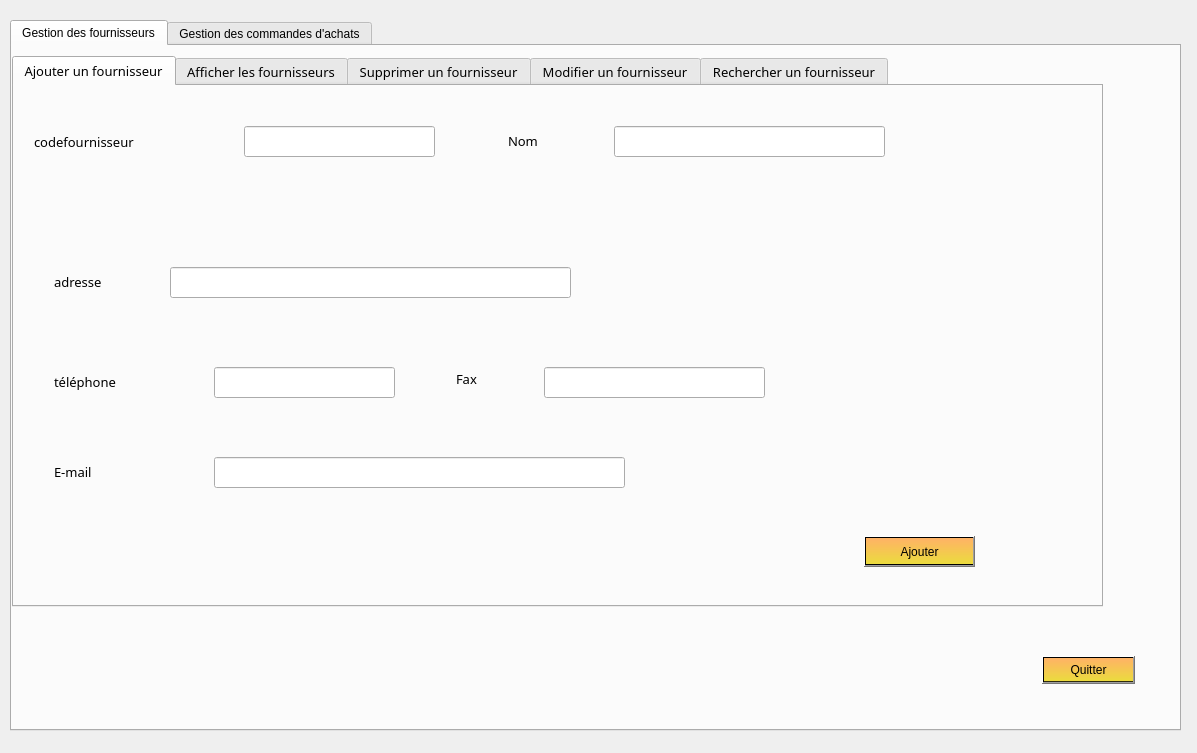
<?xml version="1.0" encoding="UTF-8"?>
<ui version="4.0">
 <class>GestionFournisseurCmd</class>
 <widget class="QWidget" name="GestionFournisseurCmd">
  <property name="geometry">
   <rect>
    <x>0</x>
    <y>0</y>
    <width>1197</width>
    <height>753</height>
   </rect>
  </property>
  <property name="windowTitle">
   <string>Form</string>
  </property>
  <widget class="QTabWidget" name="tabWidget_2">
   <property name="geometry">
    <rect>
     <x>10</x>
     <y>20</y>
     <width>1171</width>
     <height>711</height>
    </rect>
   </property>
   <property name="styleSheet">
    <string notr="true">font: 10pt &quot;MV Boli&quot;;</string>
   </property>
   <property name="currentIndex">
    <number>0</number>
   </property>
   <widget class="QWidget" name="tab_4">
    <attribute name="title">
     <string>Gestion des fournisseurs</string>
    </attribute>
    <widget class="QTabWidget" name="tabWidget">
     <property name="geometry">
      <rect>
       <x>0</x>
       <y>10</y>
       <width>1091</width>
       <height>551</height>
      </rect>
     </property>
     <property name="font">
      <font>
       <family>MV Boli</family>
       <pointsize>10</pointsize>
       <weight>50</weight>
       <italic>false</italic>
       <bold>false</bold>
      </font>
     </property>
     <property name="styleSheet">
      <string notr="true">font: 10pt &quot;MV Boli&quot;;</string>
     </property>
     <property name="currentIndex">
      <number>0</number>
     </property>
     <widget class="QWidget" name="tab">
      <attribute name="title">
       <string>Ajouter un fournisseur</string>
      </attribute>
      <widget class="QLabel" name="label_codefourn_ajout_2">
       <property name="geometry">
        <rect>
         <x>20</x>
         <y>30</y>
         <width>201</width>
         <height>51</height>
        </rect>
       </property>
       <property name="styleSheet">
        <string notr="true">font: 16pt &quot;MV Boli&quot;;</string>
       </property>
       <property name="text">
        <string>codefournisseur</string>
       </property>
      </widget>
      <widget class="QLabel" name="label_nomfourn_ajout">
       <property name="geometry">
        <rect>
         <x>494</x>
         <y>44</y>
         <width>81</width>
         <height>21</height>
        </rect>
       </property>
       <property name="styleSheet">
        <string notr="true">font: 16pt &quot;MV Boli&quot;;</string>
       </property>
       <property name="text">
        <string>Nom</string>
       </property>
      </widget>
      <widget class="QLabel" name="label_adresse_ajout">
       <property name="geometry">
        <rect>
         <x>40</x>
         <y>180</y>
         <width>101</width>
         <height>31</height>
        </rect>
       </property>
       <property name="styleSheet">
        <string notr="true">font: 16pt &quot;MV Boli&quot;;</string>
       </property>
       <property name="text">
        <string>adresse</string>
       </property>
      </widget>
      <widget class="QLineEdit" name="lineEdit_codefourn_ajout">
       <property name="geometry">
        <rect>
         <x>230</x>
         <y>40</y>
         <width>191</width>
         <height>31</height>
        </rect>
       </property>
      </widget>
      <widget class="QLineEdit" name="lineEdit_nomfourn_ajout">
       <property name="geometry">
        <rect>
         <x>600</x>
         <y>40</y>
         <width>271</width>
         <height>31</height>
        </rect>
       </property>
      </widget>
      <widget class="QLineEdit" name="lineEdit_adresse_ajout">
       <property name="geometry">
        <rect>
         <x>156</x>
         <y>181</y>
         <width>401</width>
         <height>31</height>
        </rect>
       </property>
      </widget>
      <widget class="QPushButton" name="pb_ajouter_fourn">
       <property name="geometry">
        <rect>
         <x>850</x>
         <y>450</y>
         <width>111</width>
         <height>31</height>
        </rect>
       </property>
       <property name="sizePolicy">
        <sizepolicy hsizetype="MinimumExpanding" vsizetype="Fixed">
         <horstretch>0</horstretch>
         <verstretch>0</verstretch>
        </sizepolicy>
       </property>
       <property name="styleSheet">
        <string notr="true">background-color: qlineargradient(spread:pad, x1:0, y1:0, x2:0, y2:1, stop:0 rgba(255, 178, 102, 255), stop:0.974874 rgba(235, 220, 61, 255), stop:0.98 rgba(0, 0, 0, 255), stop:1 rgba(0, 0, 0, 0));font: 16pt &quot;MV Boli&quot;;</string>
       </property>
       <property name="text">
        <string>Ajouter</string>
       </property>
      </widget>
      <widget class="QLabel" name="label_teleph_ajout">
       <property name="geometry">
        <rect>
         <x>40</x>
         <y>280</y>
         <width>131</width>
         <height>31</height>
        </rect>
       </property>
       <property name="styleSheet">
        <string notr="true">font: 16pt &quot;MV Boli&quot;;</string>
       </property>
       <property name="text">
        <string>téléphone</string>
       </property>
      </widget>
      <widget class="QLineEdit" name="lineEdit_teleph_ajout">
       <property name="geometry">
        <rect>
         <x>200</x>
         <y>281</y>
         <width>181</width>
         <height>31</height>
        </rect>
       </property>
      </widget>
      <widget class="QLabel" name="label_fax_ajout">
       <property name="geometry">
        <rect>
         <x>442</x>
         <y>282</y>
         <width>61</width>
         <height>21</height>
        </rect>
       </property>
       <property name="styleSheet">
        <string notr="true">font: 16pt &quot;MV Boli&quot;;</string>
       </property>
       <property name="text">
        <string>Fax</string>
       </property>
      </widget>
      <widget class="QLineEdit" name="lineEdit_fax_ajout">
       <property name="geometry">
        <rect>
         <x>530</x>
         <y>281</y>
         <width>221</width>
         <height>31</height>
        </rect>
       </property>
      </widget>
      <widget class="QLabel" name="label_email_ajout">
       <property name="geometry">
        <rect>
         <x>40</x>
         <y>370</y>
         <width>91</width>
         <height>31</height>
        </rect>
       </property>
       <property name="styleSheet">
        <string notr="true">font: 16pt &quot;MV Boli&quot;;</string>
       </property>
       <property name="text">
        <string>E-mail</string>
       </property>
      </widget>
      <widget class="QLineEdit" name="lineEdit_email_ajout">
       <property name="geometry">
        <rect>
         <x>200</x>
         <y>371</y>
         <width>411</width>
         <height>31</height>
        </rect>
       </property>
      </widget>
     </widget>
     <widget class="QWidget" name="tab_2">
      <attribute name="title">
       <string>Afficher les fournisseurs</string>
      </attribute>
      <widget class="QTableView" name="tabfournisseur">
       <property name="geometry">
        <rect>
         <x>60</x>
         <y>70</y>
         <width>981</width>
         <height>451</height>
        </rect>
       </property>
      </widget>
      <widget class="QPushButton" name="pushButton_actualiser">
       <property name="geometry">
        <rect>
         <x>870</x>
         <y>20</y>
         <width>131</width>
         <height>41</height>
        </rect>
       </property>
       <property name="styleSheet">
        <string notr="true">background-color: qlineargradient(spread:pad, x1:0, y1:0, x2:0, y2:1, stop:0 rgba(255, 178, 102, 255), stop:0.974874 rgba(235, 220, 61, 255), stop:0.98 rgba(0, 0, 0, 255), stop:1 rgba(0, 0, 0, 0));font: 16pt &quot;MV Boli&quot;;</string>
       </property>
       <property name="text">
        <string>Actualiser</string>
       </property>
      </widget>
     </widget>
     <widget class="QWidget" name="tab_3">
      <attribute name="title">
       <string>Supprimer un fournisseur</string>
      </attribute>
      <widget class="QLineEdit" name="lineEdit_codefourn_supp_2">
       <property name="geometry">
        <rect>
         <x>224</x>
         <y>37</y>
         <width>201</width>
         <height>31</height>
        </rect>
       </property>
      </widget>
      <widget class="QLabel" name="label_codefourn_supprimer">
       <property name="geometry">
        <rect>
         <x>20</x>
         <y>30</y>
         <width>201</width>
         <height>31</height>
        </rect>
       </property>
       <property name="styleSheet">
        <string notr="true">font: 16pt &quot;MV Boli&quot;;</string>
       </property>
       <property name="text">
        <string>codefournisseur</string>
       </property>
      </widget>
      <widget class="QPushButton" name="pb_supprimer_fourn">
       <property name="geometry">
        <rect>
         <x>420</x>
         <y>130</y>
         <width>141</width>
         <height>41</height>
        </rect>
       </property>
       <property name="styleSheet">
        <string notr="true">background-color: qlineargradient(spread:pad, x1:0, y1:0, x2:0, y2:1, stop:0 rgba(255, 178, 102, 255), stop:0.974874 rgba(235, 220, 61, 255), stop:0.98 rgba(0, 0, 0, 255), stop:1 rgba(0, 0, 0, 0));font: 16pt &quot;MV Boli&quot;;</string>
       </property>
       <property name="text">
        <string>Supprimer</string>
       </property>
      </widget>
     </widget>
     <widget class="QWidget" name="tab_6">
      <attribute name="title">
       <string>Modifier un fournisseur</string>
      </attribute>
      <widget class="QLabel" name="label_codefourn_modifier">
       <property name="geometry">
        <rect>
         <x>10</x>
         <y>20</y>
         <width>191</width>
         <height>31</height>
        </rect>
       </property>
       <property name="styleSheet">
        <string notr="true">font: 16pt &quot;MV Boli&quot;;</string>
       </property>
       <property name="text">
        <string>codefournisseur</string>
       </property>
      </widget>
      <widget class="QLineEdit" name="lineEdit_codefourn_modifier">
       <property name="geometry">
        <rect>
         <x>210</x>
         <y>20</y>
         <width>191</width>
         <height>31</height>
        </rect>
       </property>
       <property name="text">
        <string/>
       </property>
      </widget>
      <widget class="QPushButton" name="pb_modifier">
       <property name="geometry">
        <rect>
         <x>230</x>
         <y>90</y>
         <width>111</width>
         <height>31</height>
        </rect>
       </property>
       <property name="styleSheet">
        <string notr="true">background-color: qlineargradient(spread:pad, x1:0, y1:0, x2:0, y2:1, stop:0 rgba(255, 178, 102, 255), stop:0.974874 rgba(235, 220, 61, 255), stop:0.98 rgba(0, 0, 0, 255), stop:1 rgba(0, 0, 0, 0));font: 16pt &quot;MV Boli&quot;;</string>
       </property>
       <property name="text">
        <string>Modifier</string>
       </property>
      </widget>
      <widget class="QLabel" name="label_nom_modifier">
       <property name="geometry">
        <rect>
         <x>470</x>
         <y>90</y>
         <width>61</width>
         <height>21</height>
        </rect>
       </property>
       <property name="styleSheet">
        <string notr="true">font: 16pt &quot;MV Boli&quot;;</string>
       </property>
       <property name="text">
        <string>Nom :</string>
       </property>
      </widget>
      <widget class="QLabel" name="label_adresse_modifier">
       <property name="geometry">
        <rect>
         <x>470</x>
         <y>170</y>
         <width>111</width>
         <height>21</height>
        </rect>
       </property>
       <property name="styleSheet">
        <string notr="true">font: 16pt &quot;MV Boli&quot;;</string>
       </property>
       <property name="text">
        <string>adresse :</string>
       </property>
      </widget>
      <widget class="QLabel" name="label_teleph_modifier">
       <property name="geometry">
        <rect>
         <x>470</x>
         <y>250</y>
         <width>151</width>
         <height>20</height>
        </rect>
       </property>
       <property name="styleSheet">
        <string notr="true">font: 16pt &quot;MV Boli&quot;;</string>
       </property>
       <property name="text">
        <string>télephone :</string>
       </property>
      </widget>
      <widget class="QLabel" name="label_fax_modifier">
       <property name="geometry">
        <rect>
         <x>470</x>
         <y>310</y>
         <width>71</width>
         <height>21</height>
        </rect>
       </property>
       <property name="styleSheet">
        <string notr="true">font: 16pt &quot;MV Boli&quot;;</string>
       </property>
       <property name="text">
        <string>fax :</string>
       </property>
      </widget>
      <widget class="QLabel" name="label_email_modifier">
       <property name="geometry">
        <rect>
         <x>472</x>
         <y>375</y>
         <width>71</width>
         <height>21</height>
        </rect>
       </property>
       <property name="font">
        <font>
         <family>MV Boli</family>
         <pointsize>16</pointsize>
         <weight>50</weight>
         <italic>false</italic>
         <bold>false</bold>
        </font>
       </property>
       <property name="styleSheet">
        <string notr="true">font: 16pt &quot;MV Boli&quot;;</string>
       </property>
       <property name="text">
        <string>email :</string>
       </property>
      </widget>
      <widget class="QLineEdit" name="lineEdit_nomfourn_modifier">
       <property name="geometry">
        <rect>
         <x>600</x>
         <y>90</y>
         <width>251</width>
         <height>31</height>
        </rect>
       </property>
      </widget>
      <widget class="QLineEdit" name="lineEdit_adresse_modifier">
       <property name="geometry">
        <rect>
         <x>600</x>
         <y>170</y>
         <width>291</width>
         <height>31</height>
        </rect>
       </property>
      </widget>
      <widget class="QLineEdit" name="lineEdit_teleph_modifier">
       <property name="geometry">
        <rect>
         <x>631</x>
         <y>246</y>
         <width>211</width>
         <height>31</height>
        </rect>
       </property>
      </widget>
      <widget class="QLineEdit" name="lineEdit_fax_modifier">
       <property name="geometry">
        <rect>
         <x>600</x>
         <y>310</y>
         <width>241</width>
         <height>31</height>
        </rect>
       </property>
      </widget>
      <widget class="QLineEdit" name="lineEdit_email_modifier">
       <property name="geometry">
        <rect>
         <x>590</x>
         <y>371</y>
         <width>231</width>
         <height>31</height>
        </rect>
       </property>
      </widget>
      <widget class="QPushButton" name="pushButton_ok_modifier">
       <property name="geometry">
        <rect>
         <x>760</x>
         <y>410</y>
         <width>93</width>
         <height>28</height>
        </rect>
       </property>
       <property name="styleSheet">
        <string notr="true">background-color: qlineargradient(spread:pad, x1:0, y1:0, x2:0, y2:1, stop:0 rgba(255, 178, 102, 255), stop:0.974874 rgba(235, 220, 61, 255), stop:0.98 rgba(0, 0, 0, 255), stop:1 rgba(0, 0, 0, 0));font: 16pt &quot;MV Boli&quot;;</string>
       </property>
       <property name="text">
        <string>OK</string>
       </property>
      </widget>
     </widget>
     <widget class="QWidget" name="tab_7">
      <attribute name="title">
       <string>Rechercher un fournisseur</string>
      </attribute>
      <widget class="QLabel" name="label_codefourn_recherche">
       <property name="geometry">
        <rect>
         <x>0</x>
         <y>30</y>
         <width>211</width>
         <height>31</height>
        </rect>
       </property>
       <property name="styleSheet">
        <string notr="true">font: 16pt &quot;MV Boli&quot;;</string>
       </property>
       <property name="text">
        <string>CodeFournisseur </string>
       </property>
      </widget>
      <widget class="QLineEdit" name="lineEdit_codefourn_recherche">
       <property name="geometry">
        <rect>
         <x>211</x>
         <y>32</y>
         <width>171</width>
         <height>31</height>
        </rect>
       </property>
       <property name="text">
        <string/>
       </property>
      </widget>
      <widget class="QPushButton" name="pb_recherche_fourn">
       <property name="geometry">
        <rect>
         <x>260</x>
         <y>90</y>
         <width>91</width>
         <height>21</height>
        </rect>
       </property>
       <property name="styleSheet">
        <string notr="true">background-color: qlineargradient(spread:pad, x1:0, y1:0, x2:0, y2:1, stop:0 rgba(255, 178, 102, 255), stop:0.974874 rgba(235, 220, 61, 255), stop:0.98 rgba(0, 0, 0, 255), stop:1 rgba(0, 0, 0, 0));font: 10pt &quot;MV Boli&quot;;</string>
       </property>
       <property name="text">
        <string>Rechercher</string>
       </property>
      </widget>
      <widget class="QTableView" name="tableView_2">
       <property name="geometry">
        <rect>
         <x>390</x>
         <y>30</y>
         <width>651</width>
         <height>491</height>
        </rect>
       </property>
      </widget>
     </widget>
    </widget>
    <widget class="QPushButton" name="pushButton_quitt">
     <property name="geometry">
      <rect>
       <x>1030</x>
       <y>610</y>
       <width>93</width>
       <height>28</height>
      </rect>
     </property>
     <property name="styleSheet">
      <string notr="true">background-color: qlineargradient(spread:pad, x1:0, y1:0, x2:0, y2:1, stop:0 rgba(255, 178, 102, 255), stop:0.974874 rgba(235, 220, 61, 255), stop:0.98 rgba(0, 0, 0, 255), stop:1 rgba(0, 0, 0, 0));font: 8pt &quot;MV Boli&quot;;</string>
     </property>
     <property name="text">
      <string>Quitter</string>
     </property>
    </widget>
   </widget>
   <widget class="QWidget" name="tab_5">
    <attribute name="title">
     <string>Gestion des commandes d'achats</string>
    </attribute>
    <widget class="QTabWidget" name="tabWidget_3">
     <property name="geometry">
      <rect>
       <x>10</x>
       <y>10</y>
       <width>1021</width>
       <height>521</height>
      </rect>
     </property>
     <property name="styleSheet">
      <string notr="true">font: 10pt &quot;MV Boli&quot;;</string>
     </property>
     <property name="currentIndex">
      <number>3</number>
     </property>
     <widget class="QWidget" name="tab_8">
      <attribute name="title">
       <string>Ajouter une commande</string>
      </attribute>
      <widget class="QLabel" name="label_refcmd_ajout">
       <property name="geometry">
        <rect>
         <x>10</x>
         <y>140</y>
         <width>331</width>
         <height>31</height>
        </rect>
       </property>
       <property name="styleSheet">
        <string notr="true">font: 16pt &quot;MV Boli&quot;;</string>
       </property>
       <property name="text">
        <string>Reference du  commande :</string>
       </property>
      </widget>
      <widget class="QLabel" name="label_date_ajout">
       <property name="geometry">
        <rect>
         <x>50</x>
         <y>240</y>
         <width>281</width>
         <height>51</height>
        </rect>
       </property>
       <property name="styleSheet">
        <string notr="true">font: 16pt &quot;MV Boli&quot;;</string>
       </property>
       <property name="text">
        <string>Date du commande : </string>
       </property>
      </widget>
      <widget class="QLabel" name="label_codefourn_ajout">
       <property name="geometry">
        <rect>
         <x>90</x>
         <y>330</y>
         <width>201</width>
         <height>31</height>
        </rect>
       </property>
       <property name="styleSheet">
        <string notr="true">font: 16pt &quot;MV Boli&quot;;</string>
       </property>
       <property name="text">
        <string>CodeFournisseur :</string>
       </property>
      </widget>
      <widget class="QLabel" name="label_idprod_ajout">
       <property name="geometry">
        <rect>
         <x>130</x>
         <y>410</y>
         <width>141</width>
         <height>31</height>
        </rect>
       </property>
       <property name="styleSheet">
        <string notr="true">font: 16pt &quot;MV Boli&quot;;</string>
       </property>
       <property name="text">
        <string>ID produit :</string>
       </property>
      </widget>
      <widget class="QLineEdit" name="lineEdit_refcmd_ajout">
       <property name="geometry">
        <rect>
         <x>360</x>
         <y>150</y>
         <width>241</width>
         <height>31</height>
        </rect>
       </property>
      </widget>
      <widget class="QLineEdit" name="lineEdit_date_ajout">
       <property name="geometry">
        <rect>
         <x>350</x>
         <y>250</y>
         <width>221</width>
         <height>31</height>
        </rect>
       </property>
      </widget>
      <widget class="QLineEdit" name="lineEdit_codefourn_ajout_2">
       <property name="geometry">
        <rect>
         <x>350</x>
         <y>340</y>
         <width>221</width>
         <height>31</height>
        </rect>
       </property>
      </widget>
      <widget class="QLineEdit" name="lineEdit_idprod_ajout">
       <property name="geometry">
        <rect>
         <x>350</x>
         <y>410</y>
         <width>251</width>
         <height>31</height>
        </rect>
       </property>
      </widget>
      <widget class="QPushButton" name="pushButton_ajoutcmd">
       <property name="geometry">
        <rect>
         <x>850</x>
         <y>440</y>
         <width>93</width>
         <height>28</height>
        </rect>
       </property>
       <property name="styleSheet">
        <string notr="true">background-color: qlineargradient(spread:pad, x1:0, y1:0, x2:0, y2:1, stop:0 rgba(255, 178, 102, 255), stop:0.974874 rgba(235, 220, 61, 255), stop:0.98 rgba(0, 0, 0, 255), stop:1 rgba(0, 0, 0, 0));font: 16pt &quot;MV Boli&quot;;</string>
       </property>
       <property name="text">
        <string>Ajouter</string>
       </property>
      </widget>
      <widget class="QPushButton" name="pushButton">
       <property name="geometry">
        <rect>
         <x>850</x>
         <y>380</y>
         <width>93</width>
         <height>28</height>
        </rect>
       </property>
       <property name="styleSheet">
        <string notr="true">background-color: qlineargradient(spread:pad, x1:0, y1:0, x2:0, y2:1, stop:0 rgba(255, 178, 102, 255), stop:0.974874 rgba(235, 220, 61, 255), stop:0.98 rgba(0, 0, 0, 255), stop:1 rgba(0, 0, 0, 0));font: 16pt &quot;MV Boli&quot;;</string>
       </property>
       <property name="text">
        <string>Aide</string>
       </property>
      </widget>
      <widget class="QPushButton" name="pushButton_2">
       <property name="geometry">
        <rect>
         <x>850</x>
         <y>310</y>
         <width>93</width>
         <height>28</height>
        </rect>
       </property>
       <property name="styleSheet">
        <string notr="true">background-color: qlineargradient(spread:pad, x1:0, y1:0, x2:0, y2:1, stop:0 rgba(255, 178, 102, 255), stop:0.974874 rgba(235, 220, 61, 255), stop:0.98 rgba(0, 0, 0, 255), stop:1 rgba(0, 0, 0, 0));font: 16pt &quot;MV Boli&quot;;</string>
       </property>
       <property name="text">
        <string>Check</string>
       </property>
      </widget>
     </widget>
     <widget class="QWidget" name="tab_9">
      <attribute name="title">
       <string>Afficher une commande</string>
      </attribute>
      <widget class="QTableView" name="tabcmd">
       <property name="geometry">
        <rect>
         <x>20</x>
         <y>50</y>
         <width>991</width>
         <height>441</height>
        </rect>
       </property>
      </widget>
      <widget class="QPushButton" name="pushButton_actualisercmd">
       <property name="geometry">
        <rect>
         <x>880</x>
         <y>10</y>
         <width>93</width>
         <height>28</height>
        </rect>
       </property>
       <property name="styleSheet">
        <string notr="true">background-color: qlineargradient(spread:pad, x1:0, y1:0, x2:0, y2:1, stop:0 rgba(255, 178, 102, 255), stop:0.974874 rgba(235, 220, 61, 255), stop:0.98 rgba(0, 0, 0, 255), stop:1 rgba(0, 0, 0, 0));font: 10pt &quot;MV Boli&quot;;</string>
       </property>
       <property name="text">
        <string>Actualiser</string>
       </property>
      </widget>
     </widget>
     <widget class="QWidget" name="tab_10">
      <attribute name="title">
       <string>Supprimer une commande</string>
      </attribute>
      <widget class="QLabel" name="label_refcmd_supp">
       <property name="geometry">
        <rect>
         <x>30</x>
         <y>40</y>
         <width>341</width>
         <height>31</height>
        </rect>
       </property>
       <property name="styleSheet">
        <string notr="true">font: 16pt &quot;MV Boli&quot;;</string>
       </property>
       <property name="text">
        <string>Reference du commande :</string>
       </property>
      </widget>
      <widget class="QLineEdit" name="lineEdit_refcmd_supp">
       <property name="geometry">
        <rect>
         <x>376</x>
         <y>42</y>
         <width>301</width>
         <height>31</height>
        </rect>
       </property>
      </widget>
      <widget class="QPushButton" name="pushButton_suppcmd">
       <property name="geometry">
        <rect>
         <x>420</x>
         <y>150</y>
         <width>93</width>
         <height>28</height>
        </rect>
       </property>
       <property name="styleSheet">
        <string notr="true">background-color: qlineargradient(spread:pad, x1:0, y1:0, x2:0, y2:1, stop:0 rgba(255, 178, 102, 255), stop:0.974874 rgba(235, 220, 61, 255), stop:0.98 rgba(0, 0, 0, 255), stop:1 rgba(0, 0, 0, 0));font: 10pt &quot;MV Boli&quot;;</string>
       </property>
       <property name="text">
        <string>Supprimer</string>
       </property>
      </widget>
     </widget>
     <widget class="QWidget" name="tab_11">
      <attribute name="title">
       <string>Modifier une commande</string>
      </attribute>
      <widget class="QLabel" name="label_refcmd_modifier">
       <property name="geometry">
        <rect>
         <x>20</x>
         <y>50</y>
         <width>351</width>
         <height>31</height>
        </rect>
       </property>
       <property name="styleSheet">
        <string notr="true">font: 16pt &quot;MV Boli&quot;;</string>
       </property>
       <property name="text">
        <string>Reference du commande :</string>
       </property>
      </widget>
      <widget class="QLineEdit" name="lineEdit_refcmd_modifier">
       <property name="geometry">
        <rect>
         <x>366</x>
         <y>57</y>
         <width>331</width>
         <height>31</height>
        </rect>
       </property>
      </widget>
      <widget class="QLineEdit" name="lineEdit_date_modifier">
       <property name="geometry">
        <rect>
         <x>650</x>
         <y>180</y>
         <width>241</width>
         <height>31</height>
        </rect>
       </property>
      </widget>
      <widget class="QLabel" name="label_codefourn_modifier_2">
       <property name="geometry">
        <rect>
         <x>430</x>
         <y>250</y>
         <width>211</width>
         <height>31</height>
        </rect>
       </property>
       <property name="styleSheet">
        <string notr="true">font: 16pt &quot;MV Boli&quot;;</string>
       </property>
       <property name="text">
        <string>Codefournisseur :</string>
       </property>
      </widget>
      <widget class="QLineEdit" name="lineEdit_codefourn_modifier_2">
       <property name="geometry">
        <rect>
         <x>650</x>
         <y>261</y>
         <width>241</width>
         <height>31</height>
        </rect>
       </property>
      </widget>
      <widget class="QLabel" name="label_idprod_modifier">
       <property name="geometry">
        <rect>
         <x>480</x>
         <y>310</y>
         <width>161</width>
         <height>41</height>
        </rect>
       </property>
       <property name="styleSheet">
        <string notr="true">font: 16pt &quot;MV Boli&quot;;</string>
       </property>
       <property name="text">
        <string>ID produit :</string>
       </property>
      </widget>
      <widget class="QLineEdit" name="lineEdit_idprod_modifier">
       <property name="geometry">
        <rect>
         <x>650</x>
         <y>321</y>
         <width>241</width>
         <height>31</height>
        </rect>
       </property>
      </widget>
      <widget class="QLabel" name="label_date_modifier">
       <property name="geometry">
        <rect>
         <x>370</x>
         <y>177</y>
         <width>261</width>
         <height>31</height>
        </rect>
       </property>
       <property name="styleSheet">
        <string notr="true">font: 16pt &quot;MV Boli&quot;;</string>
       </property>
       <property name="text">
        <string>Date du commande</string>
       </property>
      </widget>
      <widget class="QPushButton" name="pushButton_modifiercmd">
       <property name="geometry">
        <rect>
         <x>830</x>
         <y>390</y>
         <width>93</width>
         <height>28</height>
        </rect>
       </property>
       <property name="styleSheet">
        <string notr="true">background-color: qlineargradient(spread:pad, x1:0, y1:0, x2:0, y2:1, stop:0 rgba(255, 178, 102, 255), stop:0.974874 rgba(235, 220, 61, 255), stop:0.98 rgba(0, 0, 0, 255), stop:1 rgba(0, 0, 0, 0));font: 8pt &quot;MV Boli&quot;;</string>
       </property>
       <property name="text">
        <string>Modifier</string>
       </property>
      </widget>
      <widget class="QPushButton" name="pushButton_cherchercmd">
       <property name="geometry">
        <rect>
         <x>420</x>
         <y>110</y>
         <width>93</width>
         <height>28</height>
        </rect>
       </property>
       <property name="styleSheet">
        <string notr="true">background-color: qlineargradient(spread:pad, x1:0, y1:0, x2:0, y2:1, stop:0 rgba(255, 178, 102, 255), stop:0.974874 rgba(235, 220, 61, 255), stop:0.98 rgba(0, 0, 0, 255), stop:1 rgba(0, 0, 0, 0));font: 10pt &quot;MV Boli&quot;;</string>
       </property>
       <property name="text">
        <string>chercher</string>
       </property>
      </widget>
     </widget>
     <widget class="QWidget" name="tab_12">
      <attribute name="title">
       <string>Rechercher une commande</string>
      </attribute>
      <widget class="QLabel" name="label_refcmd_recherche">
       <property name="geometry">
        <rect>
         <x>30</x>
         <y>40</y>
         <width>321</width>
         <height>31</height>
        </rect>
       </property>
       <property name="styleSheet">
        <string notr="true">font: 16pt &quot;MV Boli&quot;;</string>
       </property>
       <property name="text">
        <string>Reference du commande :</string>
       </property>
      </widget>
      <widget class="QLineEdit" name="lineEdit_refcmd_recherche">
       <property name="geometry">
        <rect>
         <x>360</x>
         <y>40</y>
         <width>241</width>
         <height>31</height>
        </rect>
       </property>
      </widget>
      <widget class="QTableView" name="tableView">
       <property name="geometry">
        <rect>
         <x>650</x>
         <y>20</y>
         <width>341</width>
         <height>461</height>
        </rect>
       </property>
      </widget>
      <widget class="QPushButton" name="pushButton_rechercher">
       <property name="geometry">
        <rect>
         <x>500</x>
         <y>120</y>
         <width>93</width>
         <height>28</height>
        </rect>
       </property>
       <property name="styleSheet">
        <string notr="true">background-color: qlineargradient(spread:pad, x1:0, y1:0, x2:0, y2:1, stop:0 rgba(255, 178, 102, 255), stop:0.974874 rgba(235, 220, 61, 255), stop:0.98 rgba(0, 0, 0, 255), stop:1 rgba(0, 0, 0, 0));font: 10pt &quot;MV Boli&quot;;</string>
       </property>
       <property name="text">
        <string>Rechercher</string>
       </property>
      </widget>
     </widget>
     <widget class="QWidget" name="tab_13">
      <attribute name="title">
       <string>Trier les commandes</string>
      </attribute>
      <widget class="QTableView" name="tableView_3">
       <property name="geometry">
        <rect>
         <x>30</x>
         <y>90</y>
         <width>961</width>
         <height>381</height>
        </rect>
       </property>
      </widget>
      <widget class="QPushButton" name="pushButton_triercmd">
       <property name="geometry">
        <rect>
         <x>330</x>
         <y>20</y>
         <width>361</width>
         <height>51</height>
        </rect>
       </property>
       <property name="styleSheet">
        <string notr="true">background-color: qlineargradient(spread:pad, x1:0, y1:0, x2:0, y2:1, stop:0 rgba(255, 178, 102, 255), stop:0.974874 rgba(235, 220, 61, 255), stop:0.98 rgba(0, 0, 0, 255), stop:1 rgba(0, 0, 0, 0));font: 10pt &quot;MV Boli&quot;;</string>
       </property>
       <property name="text">
        <string>Trier par reference</string>
       </property>
      </widget>
     </widget>
    </widget>
   </widget>
  </widget>
 </widget>
 <resources/>
 <connections/>
</ui>
